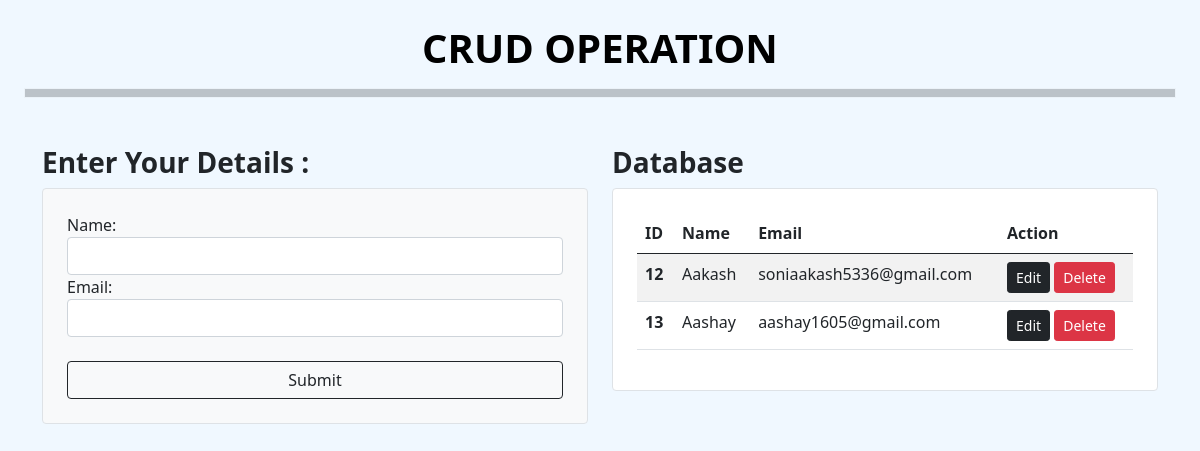
The app's page /, older data.
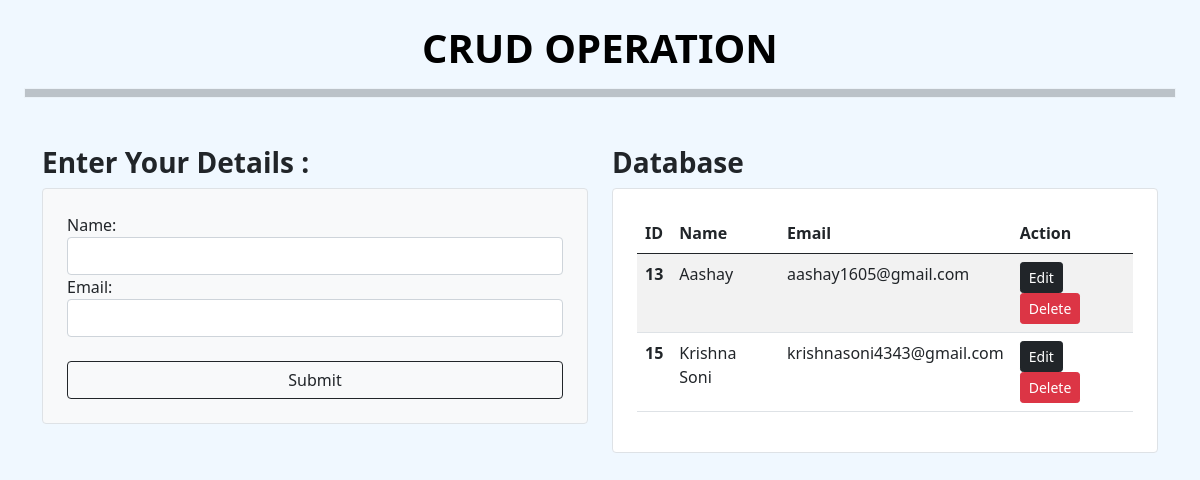
The same page, newer data.
### core/models.py (models this page shows)
class Crud(models.Model):
    name=models.CharField(max_length=60)
    Email=models.EmailField(max_length=70)

### core/views.py (the view)
# urls.py: path('',views.base,name='base'),
def base(request):
    if request.method == 'POST':
        crud=Crudform(request.POST)
        if crud.is_valid():
            crud.save()
            messages.success(request, "Record added successfully!")
        return redirect('base')
    else:
        crud=Crudform()
        cd=Crud.objects.all()
        return render (request,'core/base.html',{'crud':crud,'cd':cd})

### core/forms.py
class Crudform(forms.ModelForm):
    class Meta:
        model=Crud
        fields='__all__'
        widgets={
            'name':forms.TextInput(attrs={'class':'form-control col-auto'}),
            'Email':forms.EmailInput(attrs={'class':'form-control'})
        }

### core/templates/core/base.html (shortened to what this page needs)
<!--{% load static %}
{% load static %}
<!DOCTYPE html>
<html lang="en">
<head>
    <link rel="stylesheet" href="{% static 'core/css/bootstrap.min.css' %}">
    <link rel="stylesheet" href="{% static 'core/css/core.css' %}">
</head>
<body>
    <h1 class="text-center mt-4" style='font-weight:bolder; color:black;'>CRUD OPERATION</h1>
    <hr class='ms-4 me-4 p-1 border dashed bg-dark' >
    <div class="container mt-5">
            <div class="row">
            <div class="col-md-6">
                <h3> <strong>Enter Your Details :</strong></h3>
                <div class="p-4 border rounded bg-light">
                    <form action="" method="POST">
                        {{ crud }}
                        <br>
                        <button type="submit" id="submit" class="btn btn-outline-dark w-100">Submit</button>
                    </form>
                </div>
            </div>
            <div class="col-md-6">
                <h3 id="db"> <strong>Database</strong></h3>
                <div class="p-4 border rounded bg-white">
                    <table class="table table-striped">
                        <thead class="thead-dark">
                            <tr>
                                <th scope="col">ID</th>
                                <th scope="col">Name</th>
                                <th scope="col">Email</th>
                                <th scope="col">Action</th>
                            </tr>
                        </thead>
                        <tbody>
                            {% for c in cd %}
                            <tr>
                                <th scope="row">{{ c.id }}</th>
                                <td>{{ c.name }}</td>
                                <td>{{ c.Email }}</td>
                                <td>
                                    <a href="{% url "update" c.id %}" class="btn btn-sm btn-dark">Edit</a>
                                    <form action="{% url "delete" c.id  %}" method="POST" class='d-inline'>
                                        <input type="submit" value='Delete' class='btn btn-sm btn-danger'>
                                    </form>
                                </td>
                            </tr>
                            {% endfor %}
                        </tbody>
                    </table>
                </div>
            </div>
        </div>
    </div>
</body>
</html>

### core/static/core/css/core.css (style rules this page uses)
body { background-color: aliceblue; }

Row changes from the older to the newer data that the page shows:
removed Crud: id "12", name "Aakash", Email "soniaakash5336@gmail.com"
added Crud: id "15", name "Krishna Soni", Email "krishnasoni4343@gmail.com"
